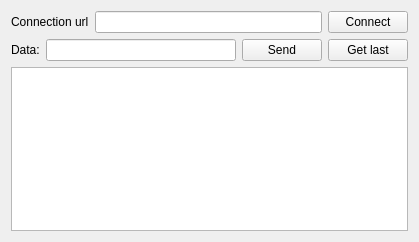
<?xml version="1.0" encoding="UTF-8"?>
<ui version="4.0">
 <class>Widget</class>
 <widget class="QWidget" name="Widget">
  <property name="geometry">
   <rect>
    <x>0</x>
    <y>0</y>
    <width>419</width>
    <height>242</height>
   </rect>
  </property>
  <property name="windowTitle">
   <string>Widget</string>
  </property>
  <layout class="QVBoxLayout" name="verticalLayout_2">
   <item>
    <layout class="QHBoxLayout" name="horizontalLayout_2">
     <item>
      <widget class="QLabel" name="label_2">
       <property name="text">
        <string>Connection url</string>
       </property>
      </widget>
     </item>
     <item>
      <widget class="QLineEdit" name="lineEdit_url"/>
     </item>
     <item>
      <widget class="QPushButton" name="pushButton_connect">
       <property name="text">
        <string>Connect</string>
       </property>
      </widget>
     </item>
    </layout>
   </item>
   <item>
    <layout class="QVBoxLayout" name="verticalLayout">
     <item>
      <layout class="QHBoxLayout" name="horizontalLayout">
       <item>
        <widget class="QLabel" name="label">
         <property name="text">
          <string>Data:</string>
         </property>
        </widget>
       </item>
       <item>
        <widget class="QLineEdit" name="lineEdit_data"/>
       </item>
       <item>
        <widget class="QPushButton" name="pushButton_send">
         <property name="text">
          <string>Send</string>
         </property>
        </widget>
       </item>
       <item>
        <widget class="QPushButton" name="pushButton_get_last">
         <property name="text">
          <string>Get last</string>
         </property>
        </widget>
       </item>
      </layout>
     </item>
    </layout>
   </item>
   <item>
    <widget class="QTextEdit" name="textEdit"/>
   </item>
  </layout>
 </widget>
 <resources/>
 <connections/>
</ui>
